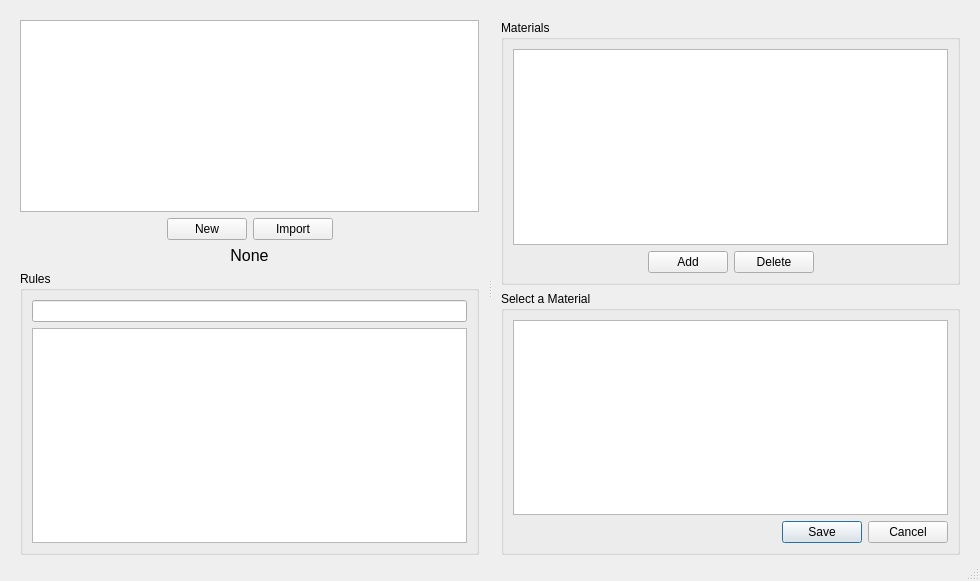
<?xml version="1.0" encoding="UTF-8"?>
<ui version="4.0">
 <class>dProcessManager</class>
 <widget class="QDialog" name="dProcessManager">
  <property name="geometry">
   <rect>
    <x>0</x>
    <y>0</y>
    <width>980</width>
    <height>581</height>
   </rect>
  </property>
  <property name="sizePolicy">
   <sizepolicy hsizetype="Preferred" vsizetype="Preferred">
    <horstretch>0</horstretch>
    <verstretch>0</verstretch>
   </sizepolicy>
  </property>
  <property name="windowTitle">
   <string>Dialog</string>
  </property>
  <property name="sizeGripEnabled">
   <bool>true</bool>
  </property>
  <property name="modal">
   <bool>false</bool>
  </property>
  <layout class="QVBoxLayout" name="verticalLayout_5" stretch="0,0">
   <property name="sizeConstraint">
    <enum>QLayout::SizeConstraint::SetDefaultConstraint</enum>
   </property>
   <item>
    <widget class="QSplitter" name="hSplitter">
     <property name="sizePolicy">
      <sizepolicy hsizetype="Expanding" vsizetype="Expanding">
       <horstretch>0</horstretch>
       <verstretch>0</verstretch>
      </sizepolicy>
     </property>
     <property name="orientation">
      <enum>Qt::Orientation::Horizontal</enum>
     </property>
     <widget class="QFrame" name="fLeft">
      <property name="frameShape">
       <enum>QFrame::Shape::NoFrame</enum>
      </property>
      <property name="frameShadow">
       <enum>QFrame::Shadow::Raised</enum>
      </property>
      <layout class="QVBoxLayout" name="verticalLayout">
       <item>
        <widget class="QTreeWidget" name="twProcess">
         <property name="sizePolicy">
          <sizepolicy hsizetype="Expanding" vsizetype="Preferred">
           <horstretch>0</horstretch>
           <verstretch>0</verstretch>
          </sizepolicy>
         </property>
         <property name="headerHidden">
          <bool>true</bool>
         </property>
         <column>
          <property name="text">
           <string/>
          </property>
         </column>
        </widget>
       </item>
       <item>
        <layout class="QGridLayout" name="glProccessButtons">
         <item row="0" column="1">
          <widget class="QPushButton" name="pbNewProcess">
           <property name="toolTip">
            <string>Adds a new process to the tree</string>
           </property>
           <property name="text">
            <string>New</string>
           </property>
          </widget>
         </item>
         <item row="0" column="2">
          <widget class="QPushButton" name="pbImportProcess">
           <property name="toolTip">
            <string>Imports a process from a .yaml file</string>
           </property>
           <property name="text">
            <string>Import</string>
           </property>
          </widget>
         </item>
         <item row="0" column="3">
          <spacer name="horizontalSpacer_4">
           <property name="orientation">
            <enum>Qt::Orientation::Horizontal</enum>
           </property>
           <property name="sizeHint" stdset="0">
            <size>
             <width>40</width>
             <height>20</height>
            </size>
           </property>
          </spacer>
         </item>
         <item row="0" column="0">
          <spacer name="horizontalSpacer_3">
           <property name="orientation">
            <enum>Qt::Orientation::Horizontal</enum>
           </property>
           <property name="sizeHint" stdset="0">
            <size>
             <width>40</width>
             <height>20</height>
            </size>
           </property>
          </spacer>
         </item>
        </layout>
       </item>
       <item>
        <widget class="QLabel" name="lProcess">
         <property name="sizePolicy">
          <sizepolicy hsizetype="Preferred" vsizetype="Fixed">
           <horstretch>0</horstretch>
           <verstretch>0</verstretch>
          </sizepolicy>
         </property>
         <property name="font">
          <font>
           <pointsize>12</pointsize>
          </font>
         </property>
         <property name="toolTip">
          <string>The currently selected process in the tree</string>
         </property>
         <property name="layoutDirection">
          <enum>Qt::LayoutDirection::LeftToRight</enum>
         </property>
         <property name="text">
          <string>None</string>
         </property>
         <property name="scaledContents">
          <bool>false</bool>
         </property>
         <property name="alignment">
          <set>Qt::AlignmentFlag::AlignCenter</set>
         </property>
         <property name="margin">
          <number>2</number>
         </property>
        </widget>
       </item>
       <item>
        <widget class="QGroupBox" name="gbRules">
         <property name="sizePolicy">
          <sizepolicy hsizetype="Preferred" vsizetype="Preferred">
           <horstretch>0</horstretch>
           <verstretch>0</verstretch>
          </sizepolicy>
         </property>
         <property name="minimumSize">
          <size>
           <width>0</width>
           <height>0</height>
          </size>
         </property>
         <property name="layoutDirection">
          <enum>Qt::LayoutDirection::LeftToRight</enum>
         </property>
         <property name="title">
          <string>Rules</string>
         </property>
         <layout class="QVBoxLayout" name="verticalLayout_2">
          <item>
           <widget class="QLineEdit" name="leSearchRules"/>
          </item>
          <item>
           <widget class="QListWidget" name="lwRules">
            <property name="sizePolicy">
             <sizepolicy hsizetype="Preferred" vsizetype="Expanding">
              <horstretch>0</horstretch>
              <verstretch>0</verstretch>
             </sizepolicy>
            </property>
            <property name="maximumSize">
             <size>
              <width>16777215</width>
              <height>16777215</height>
             </size>
            </property>
            <property name="toolTip">
             <string>&lt;html&gt;&lt;head/&gt;&lt;body&gt;&lt;p&gt;Enables manufacturing rules for the active process.&lt;/p&gt;&lt;/body&gt;&lt;/html&gt;</string>
            </property>
            <property name="modelColumn">
             <number>0</number>
            </property>
            <property name="sortingEnabled">
             <bool>false</bool>
            </property>
           </widget>
          </item>
         </layout>
        </widget>
       </item>
      </layout>
     </widget>
     <widget class="QFrame" name="fRight">
      <property name="sizePolicy">
       <sizepolicy hsizetype="Preferred" vsizetype="Preferred">
        <horstretch>0</horstretch>
        <verstretch>0</verstretch>
       </sizepolicy>
      </property>
      <property name="frameShape">
       <enum>QFrame::Shape::NoFrame</enum>
      </property>
      <property name="frameShadow">
       <enum>QFrame::Shadow::Raised</enum>
      </property>
      <property name="lineWidth">
       <number>0</number>
      </property>
      <layout class="QVBoxLayout" name="verticalLayout_4" stretch="0,0">
       <property name="sizeConstraint">
        <enum>QLayout::SizeConstraint::SetDefaultConstraint</enum>
       </property>
       <item>
        <widget class="QGroupBox" name="gbMaterial">
         <property name="sizePolicy">
          <sizepolicy hsizetype="Preferred" vsizetype="Expanding">
           <horstretch>0</horstretch>
           <verstretch>0</verstretch>
          </sizepolicy>
         </property>
         <property name="title">
          <string>Materials</string>
         </property>
         <layout class="QVBoxLayout" name="verticalLayout_6">
          <item>
           <widget class="QTableWidget" name="twMaterials">
            <property name="toolTip">
             <string/>
            </property>
           </widget>
          </item>
          <item>
           <layout class="QGridLayout" name="gridLayout">
            <item row="0" column="2">
             <widget class="QPushButton" name="pbMaterialDelete">
              <property name="toolTip">
               <string>Removes the selected material from the active process</string>
              </property>
              <property name="text">
               <string>Delete</string>
              </property>
             </widget>
            </item>
            <item row="0" column="3">
             <spacer name="horizontalSpacer_2">
              <property name="orientation">
               <enum>Qt::Orientation::Horizontal</enum>
              </property>
              <property name="sizeHint" stdset="0">
               <size>
                <width>40</width>
                <height>20</height>
               </size>
              </property>
             </spacer>
            </item>
            <item row="0" column="1">
             <widget class="QPushButton" name="pbMaterialAdd">
              <property name="toolTip">
               <string>Adds a new material to the active process</string>
              </property>
              <property name="text">
               <string>Add</string>
              </property>
             </widget>
            </item>
            <item row="0" column="0">
             <spacer name="horizontalSpacer">
              <property name="orientation">
               <enum>Qt::Orientation::Horizontal</enum>
              </property>
              <property name="sizeHint" stdset="0">
               <size>
                <width>40</width>
                <height>20</height>
               </size>
              </property>
             </spacer>
            </item>
           </layout>
          </item>
         </layout>
        </widget>
       </item>
       <item>
        <widget class="QGroupBox" name="gbMaterialEdit">
         <property name="title">
          <string>Select a Material</string>
         </property>
         <layout class="QVBoxLayout" name="verticalLayout_3">
          <item>
           <widget class="QTableWidget" name="twMaterialEdit"/>
          </item>
          <item>
           <layout class="QGridLayout" name="gridLayout_2" columnstretch="0,0">
            <item row="0" column="1">
             <widget class="QDialogButtonBox" name="buttonBox">
              <property name="acceptDrops">
               <bool>false</bool>
              </property>
              <property name="layoutDirection">
               <enum>Qt::LayoutDirection::LeftToRight</enum>
              </property>
              <property name="autoFillBackground">
               <bool>false</bool>
              </property>
              <property name="orientation">
               <enum>Qt::Orientation::Horizontal</enum>
              </property>
              <property name="standardButtons">
               <set>QDialogButtonBox::StandardButton::Cancel|QDialogButtonBox::StandardButton::Save</set>
              </property>
              <property name="centerButtons">
               <bool>false</bool>
              </property>
             </widget>
            </item>
           </layout>
          </item>
         </layout>
        </widget>
       </item>
      </layout>
     </widget>
    </widget>
   </item>
   <item>
    <widget class="QFrame" name="visualizer_container">
     <property name="sizePolicy">
      <sizepolicy hsizetype="Expanding" vsizetype="Preferred">
       <horstretch>0</horstretch>
       <verstretch>0</verstretch>
      </sizepolicy>
     </property>
     <property name="frameShape">
      <enum>QFrame::Shape::StyledPanel</enum>
     </property>
     <property name="frameShadow">
      <enum>QFrame::Shadow::Raised</enum>
     </property>
    </widget>
   </item>
  </layout>
 </widget>
 <resources/>
 <connections/>
</ui>
